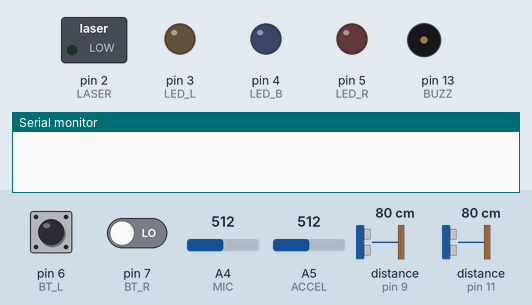
This sketch was run on a simulated Arduino Uno, built with avr-gcc and run on an emulated ATmega328P. On the bench: switched loads named in the sketch (green lamp = pin HIGH), output pins drawn as LEDs (lit = HIGH), buzzer (waves = sounding), the last lines printed to the serial monitor. Wiring (inferred from the names in the program): 2 × ultrasonic range finder: trigger pin 10, echo pin 9 / trigger pin 12, echo pin 11. The inputs (shaded band) are chosen by the test bench; at power-on: distance to the obstacle (sensors on pin 9, pin 11) 80 cm, pin 6 (BT_L) LOW, pin 7 (BT_R) LOW, A4 (MIC) = 512, A5 (ACCEL) = 512. The echo pulse lasts 58.3 µs per cm; pins used as bus, display or sensor lines are not drawn.

Above: at 0.1 s.
At 3.2 s:
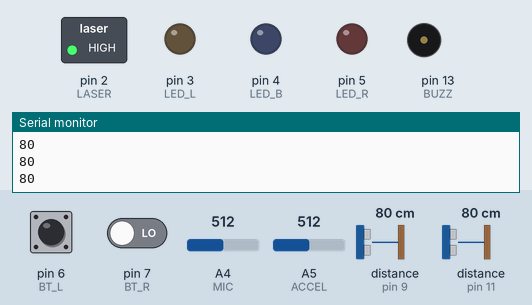
3.3 s: distance to the obstacle (sensor on pin 9) set to 65 cm
4.8 s: distance to the obstacle (sensor on pin 9) set to 55 cm
7.8 s: distance to the obstacle (sensor on pin 11) set to 120 cm
Timing chart, 0 to 9.6 s (numbered marks = the images above; inputs shaded):
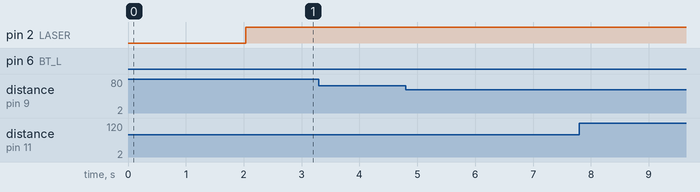

The sketch:

ver6.ino
```cpp
class CycleSafeBoard{
  /*
   * —————————————————————————— *
   *              Acc     ---- A0     VIN ---
   *                   ---- A1     VCC ---
   *                   ---- A2     GND ---
   *                   ---- A3     RES ---
   *                   ---- A4     14 ----
   *                ---- A5     13 ---- Buzzer
   *                   ---- A6     12 ---- PING_R_TRIG   green
   *                   ----  0     11 ---- PING_R_ECHO   yel
   *                   ----  1     10 ---- PING_L_TRIG   green
   *             Laser ---- ~2      9 ---- PING_L_ECHO   yel
   *    purple   LED_L ---- ~3      8 ---- BT_L
   *    blue     LED_B ---- ~4      7 ---- BT_R
   *    orange   LED_R ---- ~5      6 ---- BT_L
   *
   * —————————————————————————— *
   *    battery 4V
   *    laser 2.3V
   * —————————————————————————— *
   */
  public:
    static const int DIS_THRES = 60, MIC_THRES = 90, ACCEL_THRES = 24, BLINK_RATE = 250, LASER_BRIGHTNESS = 200;

    static const int LASER = 2, LED_L = 3, LED_B = 4, LED_R = 5;
    static const int MIC = 4, ACCEL = 5, BUZZ = 13;
    static const int BT_L = 6, BT_R = 7, BT_HEAD = 8;
    static const int PING_L_ECHO = 9, PING_L_TRIG = 10, PING_R_ECHO = 11, PING_R_TRIG = 12;
    int MIC_REF = 0, ACCEL_REF = 0;
    int timer = 0;
    bool l_push_down = false, l_prev_down = false, r_push_down = false, r_prev_down = false;
    int turning = 0;
    int l_push_time = 0, r_push_time = 0, break_timer = 0;
    int distance = 0;
    int acc = 0;
    bool laser_on = false, hazard_on = false;

    void set_pin_mode(){
      pinMode(LASER, OUTPUT); pinMode(BUZZ, OUTPUT); pinMode(LED_L, OUTPUT); pinMode(LED_R, OUTPUT); pinMode(LED_B, OUTPUT);
      pinMode(BT_L, INPUT); pinMode(BT_L, INPUT); pinMode(BT_HEAD, INPUT);
      pinMode(PING_L_ECHO, INPUT); pinMode(PING_L_TRIG, OUTPUT); pinMode(PING_R_ECHO, INPUT); pinMode(PING_R_TRIG, OUTPUT);
    }

    void calibrate(){
      delay(1000);
      int mic_ = 0, acc_ = 0;
      for(int i=0; i<100; i++){
        mic_ += analogRead(MIC);
        acc_ += analogRead(ACCEL);
        delay(10);
      }
      mic_ /= 100;
      acc_ /= 100;
      MIC_REF = mic_;
      ACCEL_REF = acc_;
    }

    int get_distance(bool left){
      int trig, echo;
      if(left) {
        trig = PING_L_TRIG; echo = PING_L_ECHO;
      } else {
        trig = PING_R_TRIG; echo = PING_R_ECHO;
      }
      digitalWrite(trig, LOW);    delayMicroseconds(2);
      digitalWrite(trig, HIGH);   delayMicroseconds(10);
      digitalWrite(trig, LOW);
      int dis = pulseIn(echo, HIGH, 100000) / 58;
      if(left){
        Serial.println(distance);
      }
      return dis;
    }

    void run(){
      if(timer % 100 == 0){
        distance = get_distance(true);
        int r_dis = get_distance(false);
        if(r_dis && r_dis < distance) distance = r_dis;
      }
      if(distance && distance < DIS_THRES){tone(BUZZ, 2000, 1);}

      if(timer % 100 == 0){
        acc = analogRead(5);
        if(-(acc - ACCEL_REF) > ACCEL_THRES){
          break_timer = 500;
        }

      }
      if(break_timer > 0) {
        digitalWrite(LED_B, HIGH);
        break_timer --;
      } else {
        digitalWrite(LED_B, LOW);
      }

      l_push_down = digitalRead(BT_L); r_push_down = digitalRead(BT_R);
      if(l_push_down && !l_prev_down) l_push_time = 0;
      else if(l_push_down && l_prev_down) l_push_time ++;

      if(r_push_down && !r_prev_down) r_push_time = 0;
      else if(r_push_down && r_prev_down) r_push_time ++;

      if(!l_push_down && !r_push_down && l_push_time > 500 && r_push_time > 500) {
        hazard_on = !hazard_on;
        if(hazard_on) digitalWrite(LED_L, HIGH); digitalWrite(LED_R, HIGH); digitalWrite(LED_B, HIGH);
        l_push_time = 0; r_push_time = 0;
      }

      if(!l_push_down && l_push_time > 0 && l_push_time < 200){
        if(turning != -1) turning = -1;
        else turning = 0;
        l_push_time = 0;
      } else if(!r_push_down && r_push_time > 0 && r_push_time < 200) {
        if(turning != 1) turning = 1;
        else turning = 0;
        r_push_time = 0;
      }

      l_prev_down = l_push_down; r_prev_down = r_push_down;
      if(!hazard_on && turning == 1){
        digitalWrite(LED_L, timer < BLINK_RATE / 2);
        digitalWrite(LED_R, LOW);
      } else if(!hazard_on && turning == -1){
        digitalWrite(LED_R, timer < BLINK_RATE / 2);
        digitalWrite(LED_L, LOW);
      } else if(!hazard_on){
        digitalWrite(LED_L, LOW);
        digitalWrite(LED_R, LOW);
      }

      timer ++;
      if(timer > BLINK_RATE) timer = 0;

      analogWrite(LASER, LASER_BRIGHTNESS);
      delay(1);
    }

    void log(){
      // Serial.println(turning);
      // Serial.println(hazard_on);
      // Serial.println(acc - ACCEL_REF);
    }
};

CycleSafeBoard board;

void setup() {
  Serial.begin(9600);
  board = CycleSafeBoard();
  board.set_pin_mode();
  board.calibrate();
}

void loop() {
  board.run();
  board.log();
}
```
